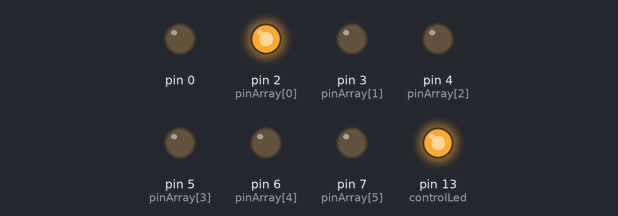
The sketch below on a simulated Arduino Uno, built with avr-gcc and run on an emulated ATmega328P. Parts: output pins drawn as LEDs (lit = HIGH).

Above: at 0.05 s.
At 0.35 s:
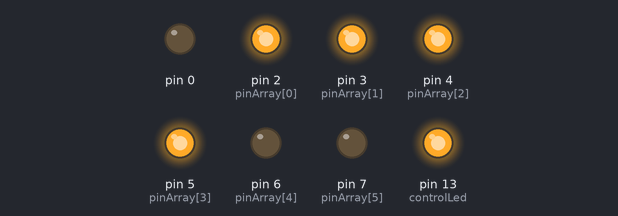
At 0.65 s:
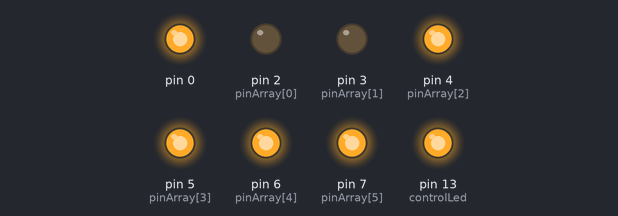
At 1.3 s:
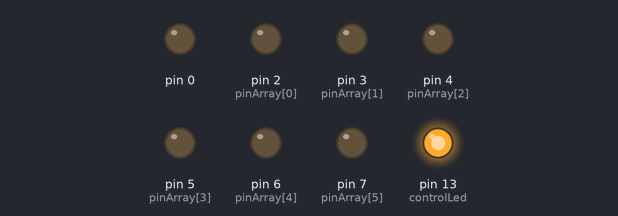
At 1.95 s:
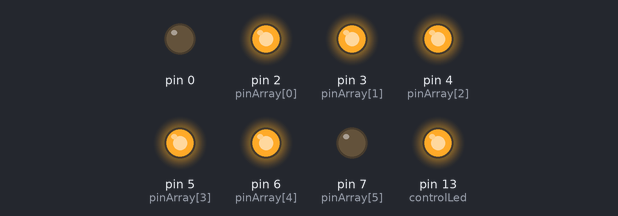
At 2.55 s:
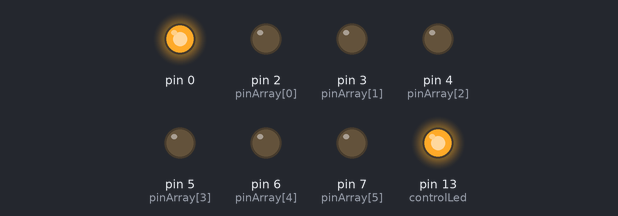
Timing chart, 0 to 3.0 s (numbered marks = the images above):
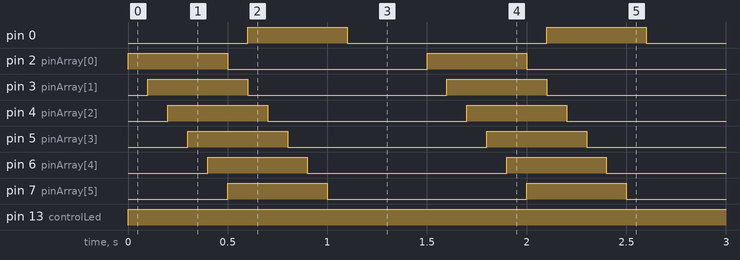

Measured:
- by itself, pin 13 (controlLed): LOW → HIGH at 0.00 s
- by itself, pin 0, pin 2 (pinArray[0]), pin 3 (pinArray[1]), pin 4 (pinArray[2]), pin 5 (pinArray[3]), pin 6 (pinArray[4]), pin 7 (pinArray[5]): alternates HIGH for 0.50 s and LOW for 1.0 s
- by itself, everything shown: repeats every 1.5 s, in 12 steps

The sketch:

Main.ino
```cpp
const byte pinArray[] = {2, 3, 4, 5, 6, 7}; //Pines para los distintos leds

const byte controlLed = 13; // LED de control

int waitNextLed = 100; // Tiempo antes de encender el siguiente LED

int tailLength = 4; // Número de LED-s que permanecen encendidos antes de empezar a apagarlos para formar la cola

int lineSize = 11; // Número de LED-s conectados (que es también el tamaño del array)

void setup() // Configuración de los PIN-es como salida digital
{
  int i;
  pinMode(controlLed, OUTPUT);
  for (i = 0; i < lineSize; i++)
  {
    pinMode(pinArray[i], OUTPUT);
  }
}

void loop()
{
  int i;

  int tailCounter = tailLength;   // Se establece la longitud de la cola en un contador
  digitalWrite(controlLed, HIGH); // Se enciende el LED de control para indicar el inicio del loop

  for (i = 0; i < lineSize; i++)
  {

    digitalWrite(pinArray[i], HIGH); // Se encienden consecutivamente los LED
    delay(waitNextLed);              // Esta variable de tiempo controla la velocidad a la que se mueve la estrella

    if (tailCounter == 0)
    {
      digitalWrite(pinArray[i - tailLength], LOW); // Se apagan los LED-s en función de la longitud de la cola.
    }

    else if (tailCounter > 0)
      tailCounter--;
  }

  for (i = (lineSize - tailLength); i < lineSize; i++)
  {
    digitalWrite(pinArray[i], LOW); // Se apagan los LED

    delay(waitNextLed); // Esta variable de tiempo controla la velocidad a la que se mueve la estrella
  }
}
```
